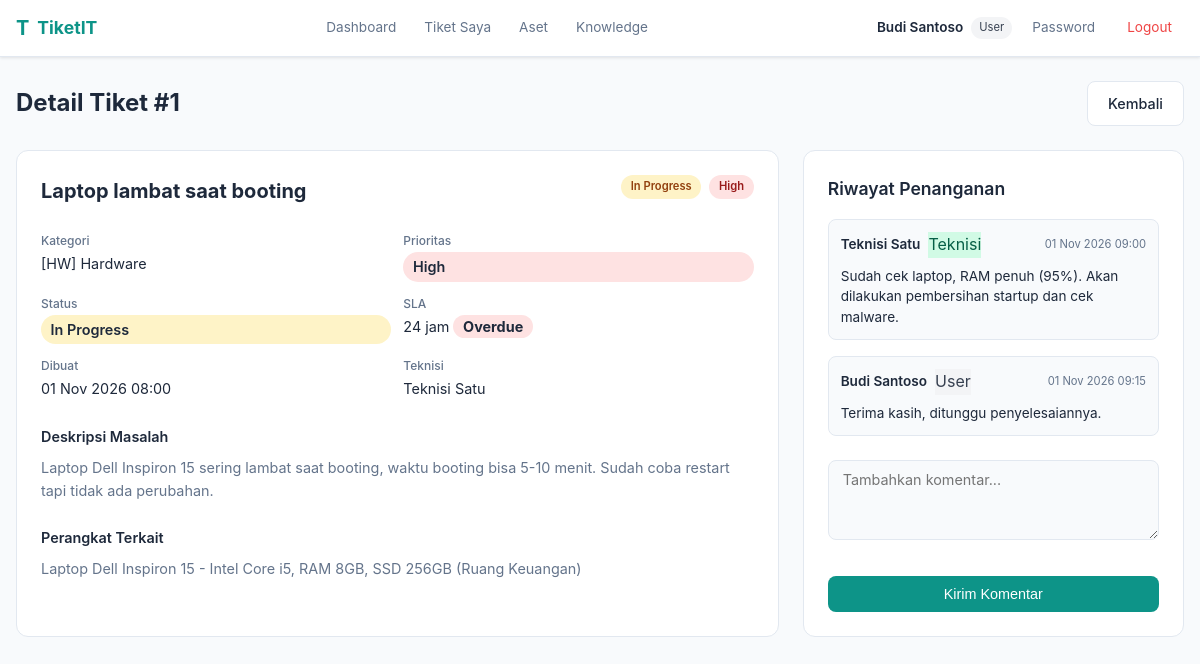
Screenshot of /user/tickets/detail?id=1 (signed in) with the database file from the repository.
### tables this page shows
CREATE TABLE IF NOT EXISTS tickets (
    id INT AUTO_INCREMENT PRIMARY KEY,
    id_user INT NOT NULL,
    id_category INT NOT NULL,
    id_teknisi INT DEFAULT NULL,
    id_asset INT DEFAULT NULL,
    judul VARCHAR(255) NOT NULL,
    deskripsi TEXT NOT NULL,
    prioritas ENUM('low', 'medium', 'high', 'critical') NOT NULL DEFAULT 'medium',
    status ENUM('open', 'in_progress', 'waiting', 'resolved', 'closed') NOT NULL DEFAULT 'open',
    lampiran VARCHAR(255) DEFAULT NULL,
    sla_jam INT NOT NULL DEFAULT 48,
    created_at TIMESTAMP DEFAULT CURRENT_TIMESTAMP,
    updated_at TIMESTAMP DEFAULT CURRENT_TIMESTAMP ON UPDATE CURRENT_TIMESTAMP,
    resolved_at TIMESTAMP NULL DEFAULT NULL,
    FOREIGN KEY (id_user) REFERENCES users(id) ON DELETE CASCADE,
    FOREIGN KEY (id_category) REFERENCES categories(id) ON DELETE RESTRICT,
    FOREIGN KEY (id_teknisi) REFERENCES users(id) ON DELETE SET NULL,
    FOREIGN KEY (id_asset) REFERENCES assets(id) ON DELETE SET NULL
);

CREATE TABLE IF NOT EXISTS categories (
    id INT AUTO_INCREMENT PRIMARY KEY,
    nama VARCHAR(100) NOT NULL,
    deskripsi TEXT,
    icon VARCHAR(50) DEFAULT '',
    created_at TIMESTAMP DEFAULT CURRENT_TIMESTAMP
);

CREATE TABLE IF NOT EXISTS users (
    id INT AUTO_INCREMENT PRIMARY KEY,
    email VARCHAR(255) NOT NULL UNIQUE,
    password VARCHAR(255) NOT NULL,
    nama VARCHAR(255) NOT NULL,
    role ENUM('admin', 'teknisi', 'user') NOT NULL DEFAULT 'user',
    departemen VARCHAR(100),
    no_telp VARCHAR(50),
    created_at TIMESTAMP DEFAULT CURRENT_TIMESTAMP,
    updated_at TIMESTAMP DEFAULT CURRENT_TIMESTAMP ON UPDATE CURRENT_TIMESTAMP
);

CREATE TABLE IF NOT EXISTS assets (
    id INT AUTO_INCREMENT PRIMARY KEY,
    id_user INT NOT NULL,
    nama_perangkat VARCHAR(255) NOT NULL,
    spesifikasi TEXT,
    lokasi VARCHAR(255),
    created_at TIMESTAMP DEFAULT CURRENT_TIMESTAMP,
    FOREIGN KEY (id_user) REFERENCES users(id) ON DELETE CASCADE
);

CREATE TABLE IF NOT EXISTS ticket_comments (
    id INT AUTO_INCREMENT PRIMARY KEY,
    id_ticket INT NOT NULL,
    id_user INT NOT NULL,
    komentar TEXT NOT NULL,
    lampiran VARCHAR(255) DEFAULT NULL,
    created_at TIMESTAMP DEFAULT CURRENT_TIMESTAMP,
    FOREIGN KEY (id_ticket) REFERENCES tickets(id) ON DELETE CASCADE,
    FOREIGN KEY (id_user) REFERENCES users(id) ON DELETE CASCADE
);

### Core/functions.php (called while the page is built, shortened)
<?php
function base_path($path)
{
    return BASE_PATH . $path;
}
function view($path, $attributes = [])
{
    extract($attributes);
    require base_path('views/' . $path);
}
function isOverdue($ticket) {
    $created = strtotime($ticket['created_at']);
    $slaSeconds = $ticket['sla_jam'] * 3600;
    $deadline = $created + $slaSeconds;
    return time() > $deadline;
}

### controllers/user/tickets/detail.php (called while the page is built, shortened)
<?php
$db = App::resolve(Database::class);
$userId = $_SESSION['user']['id'];
$ticketId = (int) ($_GET['id'] ?? 0);
$ticket = $db->query(
    'SELECT t.*, c.nama AS kategori_nama, c.icon AS kategori_icon,
            u.nama AS user_nama, u.email AS user_email, u.departemen AS user_departemen,
            tek.nama AS teknisi_nama
     FROM tickets t
     JOIN categories c ON t.id_category = c.id
     JOIN users u ON t.id_user = u.id
     LEFT JOIN users tek ON t.id_teknisi = tek.id
     WHERE t.id = :id AND t.id_user = :id_user',
    ['id' => $ticketId, 'id_user' => $userId]
)->get();
$comments = $db->query(
    'SELECT tc.*, u.nama, u.role
     FROM ticket_comments tc
     JOIN users u ON tc.id_user = u.id
     WHERE tc.id_ticket = :id_ticket
     ORDER BY tc.created_at ASC',
    ['id_ticket' => $ticketId]
)->getAll();
$asset = null;
if ($ticket['id_asset']) {
    $asset = $db->query('SELECT * FROM assets WHERE id = :id', ['id' => $ticket['id_asset']])->get();
}
view('dashboard_user/tickets/detail.view.php', [
    'css' => 'dashboard.css',
    'title' => 'Detail Tiket - TiketIT',
    'ticket' => $ticket,
    'comments' => $comments,
    'asset' => $asset,
]);

### public/index.php (called while the page is built, shortened)
<?php
require BASE_PATH.'Core/functions.php';
spl_autoload_register(function ($class) {
    $class = str_replace('\\', DIRECTORY_SEPARATOR, $class);
});
require base_path('bootstrap.php');
$router = new \Core\Router();
$uri = parse_url($_SERVER['REQUEST_URI'])['path'];
$method = $_POST['_method'] ?? $_SERVER['REQUEST_METHOD'];
$router->route($uri, $method);

### Core/App.php (called while the page is built, shortened)
<?php
class App
{
    protected static $container;
    public static function setContainer($container)
    {
        static::$container = $container;
    }
    public static function container()
    {
        return static::$container;
    }
    public static function resolve($key)
    {
        return static::container()->resolve($key);
    }
}

### Core/Container.php (called while the page is built, shortened)
<?php
class Container
{
    protected $bindings = [];
    public function bind($key, $resolver)
    {
        $this->bindings[$key] = $resolver;
    }
    public function resolve($key)
    {
        $resolver = $this->bindings[$key];
        return call_user_func($resolver);
    }
}

### config.php (called while the page is built, shortened)
<?php
$config = [
    'database' => [
        'host' => getenv('DB_HOST') ?: 'localhost',
        'port' => getenv('DB_PORT') ?: 3306,
        'dbname' => getenv('DB_NAME') ?: 'tiketit',
        'charset' => 'utf8mb4',
        'username' => getenv('DB_USER') ?: 'root',
        'password' => getenv('DB_PASS') ?: '',
    ],
    'app' => [
        'name' => 'TiketIT',
        'version' => '1.0.0',
        'timezone' => 'Asia/Jakarta',
    ],
];
$local = __DIR__ . '/config.local.php';
return $config;

### bootstrap.php (called while the page is built, shortened)
<?php
$container = new Container();
$container->bind('Core\Database', function () {
    $config = require base_path('config.php');
    return new Database(
        $config['database'],
        $config['database']['username'] ?? 'root',
        $config['database']['password'] ?? ''
    );
});

### Core/Database.php (called while the page is built, shortened)
<?php
class Database
{
    public $connection;
    public $statement;
    public function __construct($config, $username = 'root', $password = '')
    {
        $dsn = 'mysql:' . http_build_query($config, '', ';');
        $this->connection = new PDO($dsn, $username, $password, [
           PDO::ATTR_DEFAULT_FETCH_MODE => PDO::FETCH_ASSOC
        ]);
    }
    public function query($query, $params = [])
    {
        $this->statement = $this->connection->prepare($query);
        $this->statement->execute($params);
        return $this;
    }
    public function getAll()
    {
        return $this->statement->fetchAll();
    }
    public function get()
    {
        return $this->statement->fetch();
    }
}

### views/dashboard_user/tickets/detail.view.php (the view, shortened to what this page needs)
<?php require base_path('views/partials/head.php') ?>
<?php require base_path('views/partials/dash-navbar.php') ?>
<div class="dashboard-container">
    <div class="page-header">
        <h1>Detail Tiket #<?= $ticket['id'] ?></h1>
        <a href="/user/tickets" class="btn-secondary">Kembali</a>
    </div>
    <div class="ticket-detail-grid">
        <div class="ticket-info-card">
            <div class="ticket-detail-header">
                <h2><?= htmlspecialchars($ticket['judul']) ?></h2>
                <div class="ticket-badges">
                    <span class="badge badge-<?= $ticket['status'] ?>"><?= ucfirst(str_replace('_', ' ', $ticket['status'])) ?></span>
                    <span class="badge badge-priority-<?= $ticket['prioritas'] ?>"><?= ucfirst($ticket['prioritas']) ?></span>
                </div>
            </div>
            <div class="ticket-meta-grid">
                <div class="meta-item">
                    <span class="meta-label">Kategori</span>
                    <span><?= $ticket['kategori_icon'] ?> <?= htmlspecialchars($ticket['kategori_nama']) ?></span>
                </div>
                <div class="meta-item">
                    <span class="meta-label">Prioritas</span>
                    <span class="badge badge-priority-<?= $ticket['prioritas'] ?>"><?= ucfirst($ticket['prioritas']) ?></span>
                </div>
                <div class="meta-item">
                    <span class="meta-label">Status</span>
                    <span class="badge badge-<?= $ticket['status'] ?>"><?= ucfirst(str_replace('_', ' ', $ticket['status'])) ?></span>
                </div>
                <div class="meta-item">
                    <span class="meta-label">SLA</span>
                    <span>
                        <?= $ticket['sla_jam'] ?> jam
                        <?php if (isOverdue($ticket)): ?>
                            <span class="badge badge-overdue">Overdue</span>
                        <?php elseif (!in_array($ticket['status'], ['resolved', 'closed'])): ?>
                            <small class="text-muted">(<?= slaRemaining($ticket) ?>)</small>
                        <?php endif; ?>
                    </span>
                </div>
                <div class="meta-item">
                    <span class="meta-label">Dibuat</span>
                    <span><?= date('d M Y H:i', strtotime($ticket['created_at'])) ?></span>
                </div>
                <?php if ($ticket['teknisi_nama']): ?>
                <div class="meta-item">
                    <span class="meta-label">Teknisi</span>
                    <span><?= htmlspecialchars($ticket['teknisi_nama']) ?></span>
                </div>
                <?php endif; ?>
            </div>
            <div class="ticket-description">
                <h4>Deskripsi Masalah</h4>
                <p><?= nl2br(htmlspecialchars($ticket['deskripsi'])) ?></p>
            </div>
            <?php if ($asset): ?>
            <div class="ticket-asset">
                <h4>Perangkat Terkait</h4>
                <p><?= htmlspecialchars($asset['nama_perangkat']) ?> - <?= htmlspecialchars($asset['spesifikasi']) ?> (<?= htmlspecialchars($asset['lokasi']) ?>)</p>
            </div>
            <?php endif; ?>
        </div>
        <div class="ticket-comments-card">
            <h3>Riwayat Penanganan</h3>
            <div class="comments-timeline">
                <?php foreach ($comments as $comment): ?>
                    <div class="comment-item">
                        <div class="comment-header">
                            <span class="comment-author"><?= htmlspecialchars($comment['nama']) ?></span>
                            <span class="comment-role badge-role-<?= $comment['role'] ?>"><?= ucfirst($comment['role']) ?></span>
                            <span class="comment-time"><?= date('d M Y H:i', strtotime($comment['created_at'])) ?></span>
                        </div>
                        <div class="comment-body">
                            <?= nl2br(htmlspecialchars($comment['komentar'])) ?>
                        </div>
                    </div>
                <?php endforeach; ?>
            </div>
            <form action="/user/tickets/comment" method="POST" class="comment-form">
                <div class="form-group">
                    <textarea name="komentar" rows="3" placeholder="Tambahkan komentar..." required></textarea>
                </div>
                <button type="submit" class="btn-primary">Kirim Komentar</button>
            </form>
        </div>
    </div>
</div>
<?php require base_path('views/partials/foot.php') ?>

### Core/Router.php (shortened to what this page needs)
<?php
class Router
{
    protected $routes = [];
    public function add($method, $uri, $controller)
    {
        $this->routes[] = [
            'uri' => $uri,
            'controller' => $controller,
            'method' => $method
        ];
    }
    public function route($uri, $method)
    {
        foreach ($this->routes as $route) {
            if ($route['uri'] === $uri && $route['method'] === strtoupper($method)) {
                return require base_path($route['controller']);
            }
        }
    }
}

### views/partials/dash-navbar.php (shortened to what this page needs)
<nav class="dash-navbar">
    <div class="dash-nav-container">
        <a href="/" class="dash-nav-logo">
            <span class="logo-icon">T</span>
            <span>TiketIT</span>
        </a>
        <div class="dash-nav-links">
            <?php if ($_SESSION['user']['role'] === 'admin' || $_SESSION['user']['role'] === 'teknisi'): ?>
                <a href="/admin" class="dash-nav-link">Dashboard</a>
                <a href="/admin/tickets" class="dash-nav-link">Tiket<?php
                if (isset($_SESSION['user']) && in_array($_SESSION['user']['role'], ['admin', 'teknisi'])) {
                    if (!isset($_SESSION['open_tickets_count']) || (time() - ($_SESSION['open_tickets_ts'] ?? 0)) > 60) {
                        try {
                            $db = \Core\App::resolve(\Core\Database::class);
                            $_SESSION['open_tickets_count'] = $db->query("SELECT COUNT(*) as c FROM tickets WHERE status = 'open'")->get()['c'];
                            $_SESSION['open_tickets_ts'] = time();
                        } catch (Exception $e) {
                            $_SESSION['open_tickets_count'] = 0;
                        }
                    }
                    if ($_SESSION['open_tickets_count'] > 0) {
                        echo '<span class="nav-badge">' . $_SESSION['open_tickets_count'] . '</span>';
                    }
                }
                ?></a>
                <a href="/admin/categories" class="dash-nav-link">Kategori</a>
                <a href="/admin/announcements" class="dash-nav-link">Pengumuman</a>
                <a href="/admin/knowledge" class="dash-nav-link">Knowledge</a>
            <?php else: ?>
                <a href="/user" class="dash-nav-link">Dashboard</a>
                <a href="/user/tickets" class="dash-nav-link">Tiket Saya</a>
                <a href="/user/assets" class="dash-nav-link">Aset</a>
                <a href="/user/knowledge" class="dash-nav-link">Knowledge</a>
            <?php endif; ?>
        </div>
        <div class="dash-nav-user">
            <span class="dash-nav-name"><?= htmlspecialchars($_SESSION['user']['nama']) ?></span>
            <span class="dash-nav-role badge-role-<?= $_SESSION['user']['role'] ?>"><?= ucfirst($_SESSION['user']['role']) ?></span>
            <a href="/<?= $_SESSION['user']['role'] === 'admin' || $_SESSION['user']['role'] === 'teknisi' ? 'admin' : 'user' ?>/sandi" class="dash-nav-link">Password</a>
            <a href="/logout" class="dash-nav-link dash-nav-logout" onclick="return confirm('Yakin ingin keluar?')">Logout</a>
        </div>
    </div>
</nav>

### rows the page displays
tickets: id "1", judul "Laptop lambat saat booting", status "In Progress", prioritas "High", id_category.icon "[HW]", id_category.nama "Hardware", sla_jam "24", shows "Overdue", created_at "01 Nov 2026 08:00", id_teknisi.nama "Teknisi Satu", deskripsi "Laptop Dell Inspiron 15 sering lambat saat booting, waktu booting bisa 5-10 menit. Sudah coba restart tapi tidak ada perubahan.", id_asset.nama_perangkat "Laptop Dell Inspiron 15", id_asset.spesifikasi "Intel Core i5, RAM 8GB, SSD 256GB", id_asset.lokasi "Ruang Keuangan"
ticket_comments: id_user.nama "Teknisi Satu", id_user.role "Teknisi", created_at "01 Nov 2026 09:00", komentar "Sudah cek laptop, RAM penuh (95%). Akan dilakukan pembersihan startup dan cek malware."
ticket_comments: id_user.nama "Budi Santoso", id_user.role "User", created_at "01 Nov 2026 09:15", komentar "Terima kasih, ditunggu penyelesaiannya."
